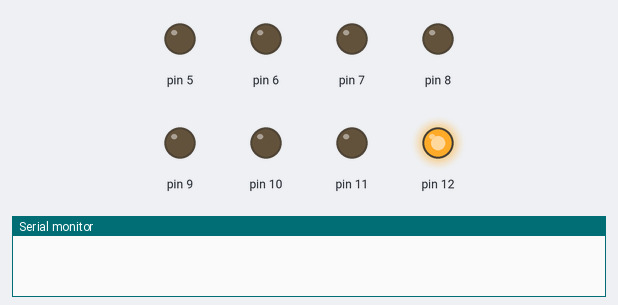
A sketch run on a simulated Arduino Uno, built with avr-gcc and run on an emulated ATmega328P. Shown: output pins drawn as LEDs (lit = HIGH), the last lines printed to the serial monitor.

Above: at 0.05 s.
At 0.35 s:
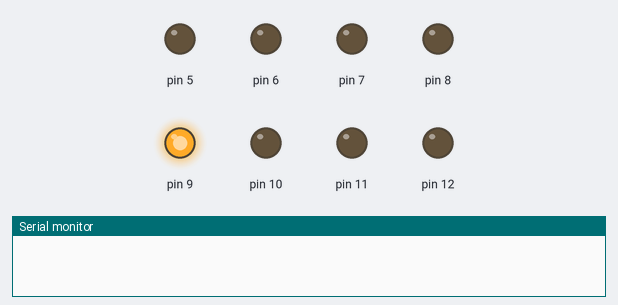
At 0.75 s:
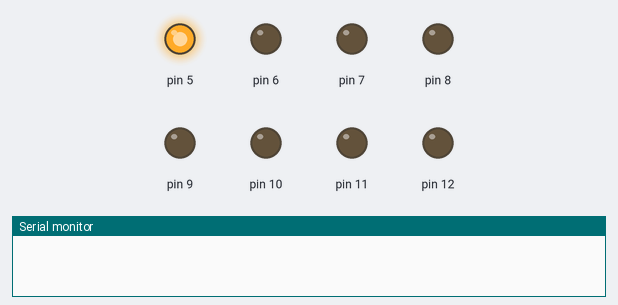
At 1.45 s:
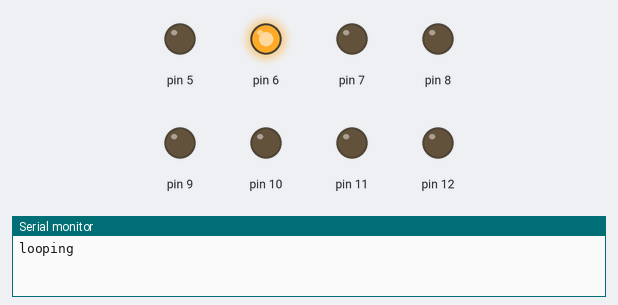
At 2.15 s:
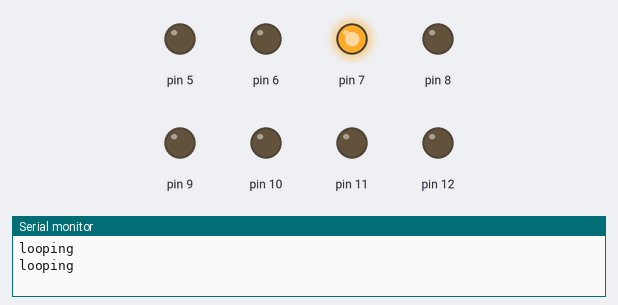
At 2.85 s:
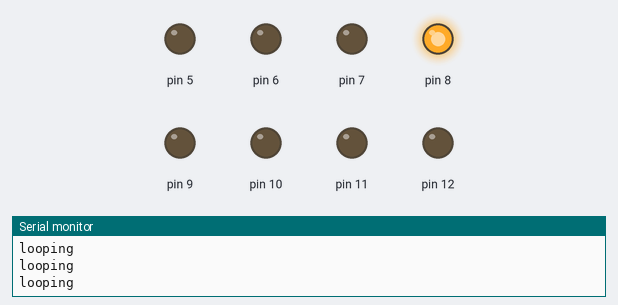
Timing chart, 0 to 3.1 s (numbered marks = the images above):
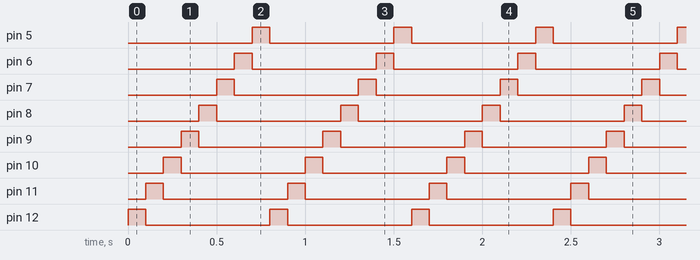

Measured:
- by itself, pin 5–12: alternates HIGH for 0.10 s and LOW for 0.70 s
- by itself, everything shown: repeats every 0.80 s, in 8 steps

The sketch:

DIbinkall.ino
```cpp
/*
  Blink All
 Turns on each LED on for one-tenth of a second, then off for for one-tenth of a second, repeatedly.
 */

// this integer data type controls the delay time
int flash = 100;

// the setup routine runs once when you press reset:
void setup() {
 // sets up serial communication at 9600 bitss per second
  Serial.begin(9600);
  // initializes the digital pins as an outputs.
  pinMode(12, OUTPUT);
  pinMode(11, OUTPUT);
  pinMode(10, OUTPUT);
  pinMode(9, OUTPUT);
  pinMode(8, OUTPUT);
  pinMode(7, OUTPUT);
  pinMode(6, OUTPUT);
  pinMode(5, OUTPUT);
}

// the loop routine runs over and over again forever:
void loop() {
  digitalWrite(12, HIGH);   // turn the LED on (HIGH is the voltage level which is 5v)
  delay(flash);               // wait
  digitalWrite(12, LOW);    // turn the LED off by making the voltage LOW (0v)
  digitalWrite(11, HIGH);   // turn the LED on (HIGH is the voltage level which is 5v)
  delay(flash);               // wait
  digitalWrite(11, LOW);    // turn the LED off by making the voltage LOW (0v)
  digitalWrite(10, HIGH);
  delay(flash);
  digitalWrite(10, LOW);
  digitalWrite(9, HIGH);
  delay(flash);
  digitalWrite(9, LOW);
  digitalWrite(8, HIGH);
  delay(flash);
  digitalWrite(8, LOW);
  digitalWrite(7, HIGH);
  delay(flash);
  digitalWrite(7, LOW);
  digitalWrite(6, HIGH);
  delay(flash);
  digitalWrite(6, LOW);
  digitalWrite(5, HIGH);
  delay(flash);
  digitalWrite(5, LOW);
  Serial.println("looping");    // communication sent back to serial window on PC - ln is a line break
}
```
